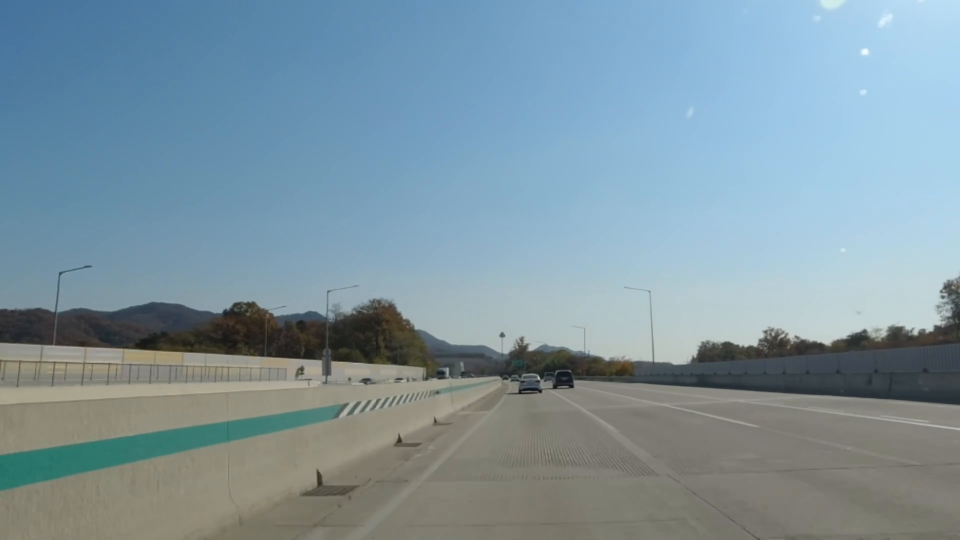
#> input picture frame 19 of d.mkv, 1920 x 1080 px, given in place of drive3.mp4, which was not available (shown at 1/2 size)
$ python drive4.py
#> lines starting #> are read from the running program, lines starting #| are printed output that depends on the picture; after the words box and inside, x2 and y2 are one past the last pixel; in counts of white or black regions, pixels touching at a corner belong together; pictures that were not available may be replaced by others from this repository, and a replacement may not be noted
import cv2
import numpy as np

def resize_frame(frame, height=500):
    h, w = frame.shape[:2]
    aspect_ratio = w / h
    width = int(height * aspect_ratio)
    return cv2.resize(frame, (width, height))

def process_frame(frame):
    # BGR 영상에서 흰색 후보 검출
    lower_white = np.array([130, 130, 130])
    upper_white = np.array([255, 255, 255])
    white_mask = cv2.inRange(frame, lower_white, upper_white)

    # HSV 영상에서 노란색 차선 후보 검출
    hsv = cv2.cvtColor(frame, cv2.COLOR_BGR2HSV)
    lower_yellow = np.array([20, 100, 100])
    upper_yellow = np.array([30, 255, 255])
    yellow_mask = cv2.inRange(hsv, lower_yellow, upper_yellow)

    # 검출한 후보 합치기
    combined_mask = cv2.bitwise_or(white_mask, yellow_mask)

    # 필터링 및 마스킹
    result = cv2.bitwise_and(frame, frame, mask=combined_mask)

    # 영상을 GrayScale로 변환
    gray = cv2.cvtColor(result, cv2.COLOR_BGR2GRAY)

    # Canny Edge Detection으로 엣지 추출
    edges = cv2.Canny(gray, 50, 150)

    return result, edges

def roi(edges):
    mask = np.zeros_like(edges)
    h, w = edges.shape
    roi_vertices = np.array([[(w // 3, h), (w // 3, h // 4 * 3), (w // 3 * 2, h // 4 * 3), (w // 3 * 2, h)]], dtype=np.int32)
    cv2.fillPoly(mask, roi_vertices, 255)
    return cv2.bitwise_and(edges, mask)

def hough_lines(edges):
    return cv2.HoughLinesP(edges, 1, np.pi / 180, 100, minLineLength=100, maxLineGap=50)

def group_lines(lines, angle_threshold=15, distance_threshold=20):
    grouped_lines = []
    for line in lines:
        x1, y1, x2, y2 = line[0]
        matched_group = None
        for group in grouped_lines:
            for group_line in group:
                gx1, gy1, gx2, gy2 = group_line[0]
                angle1 = np.arctan2(y2 - y1, x2 - x1) * 180 / np.pi
                angle2 = np.arctan2(gy2 - gy1, gx2 - gx1) * 180 / np.pi

                if abs(angle1 - angle2) < angle_threshold:
                    dist1 = np.sqrt((x1 - gx1)**2 + (y1 - gy1)**2)
                    dist2 = np.sqrt((x2 - gx2)**2 + (y2 - gy2)**2)
                    if dist1 < distance_threshold or dist2 < distance_threshold:
                        matched_group = group
                        break

        if matched_group is not None:
            matched_group.append(line)
        else:
            grouped_lines.append([line])

    return grouped_lines

def draw_lines(frame, grouped_lines):
    for group in grouped_lines:
        if group is not None:
            points = []
            for line in group:
                x1, y1, x2, y2 = line[0]
                points.extend([(x1, y1), (x2, y2)])

            points = np.array(points, dtype=np.int32)
            curve = cv2.fitLine(points, cv2.DIST_L2, 0, 0.01, 0.01)
            vx, vy, x0, y0 = curve[:, 0]
            h, w = frame.shape[:2]
            x1, y1 = int(x0 - w * vx), int(y0 - w * vy)
            x2, y2 = int(x0 + w * vx), int(y0 + w * vy)
            cv2.line(frame, (x1, y1), (x2, y2), (0, 0, 255), 2)

    return frame

# 웹캠에서 영상 가져오기
cap = cv2.VideoCapture("drive3.mp4")

while True:
    ret, frame = cap.read()
#> frame is the input picture: shape (1080, 1920, 3); mean B, G, R 160.5, 149.2, 126.2

    if not ret:
        break

    # 프레임 처리 및 결과 창에 띄우기
    result, edges = process_frame(frame)
#> in process_frame, `white_mask = cv2.inRange(frame, lower_white, upper_white)`:
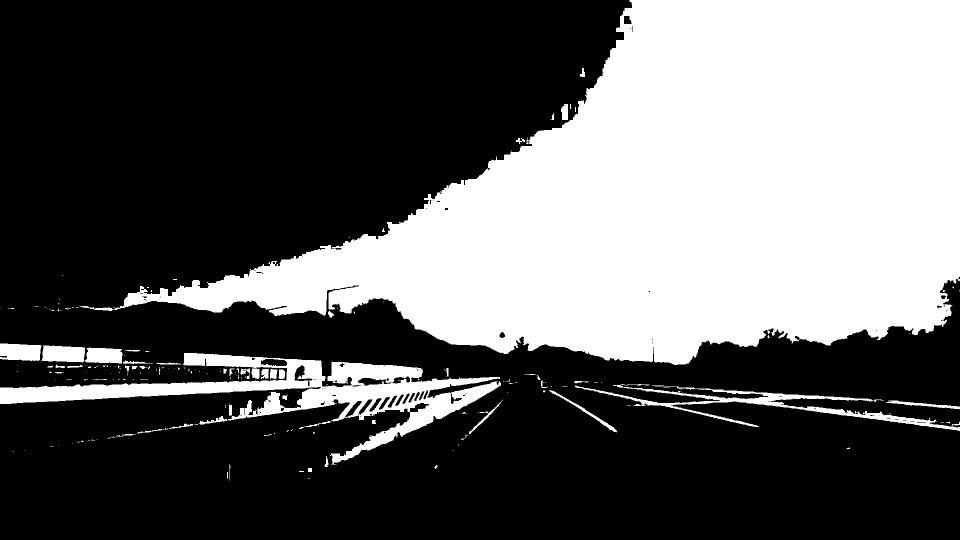
#> white_mask: shape (1080, 1920) (shown at 1/2 size); 36.5% white; 219 white regions (158 under 20 px), largest, box (x1, y1, x2, y2) and area: (159, 0, 1920, 730) 680839, (0, 706, 1002, 930) 52094, (1150, 768, 1920, 862) 10002
#> in process_frame, `hsv = cv2.cvtColor(frame, cv2.COLOR_BGR2HSV)`: hsv: shape (1080, 1920, 3); mean H, S, V 76.2, 64.4, 165.5
#> in process_frame, `yellow_mask = cv2.inRange(hsv, lower_yellow, upper_yellow)`: yellow_mask: shape (1080, 1920); every value is 0
#> in process_frame, `result = cv2.bitwise_and(frame, frame, mask=combined_mask)`:
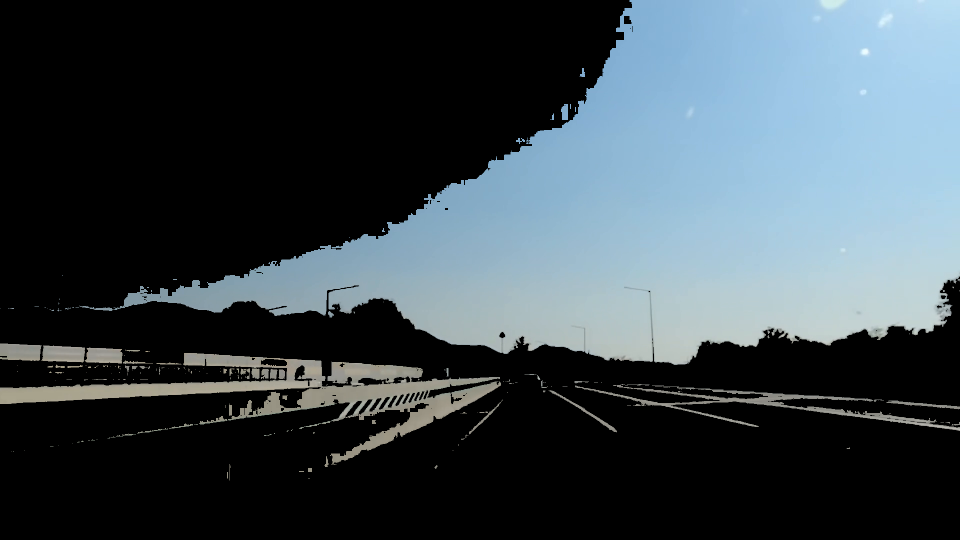
#> result: shape (1080, 1920, 3) (shown at 1/2 size); mean B, G, R 75.2, 69, 58.2
#> in process_frame, `gray = cv2.cvtColor(result, cv2.COLOR_BGR2GRAY)`:
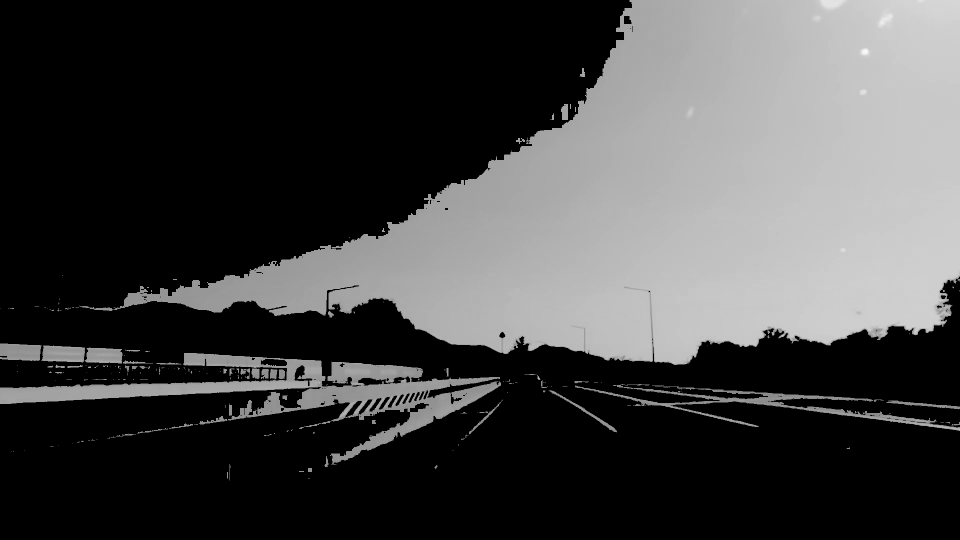
#> gray: shape (1080, 1920) (shown at 1/2 size); min 0, max 249, mean 66.5
#> in process_frame, `edges = cv2.Canny(gray, 50, 150)`:
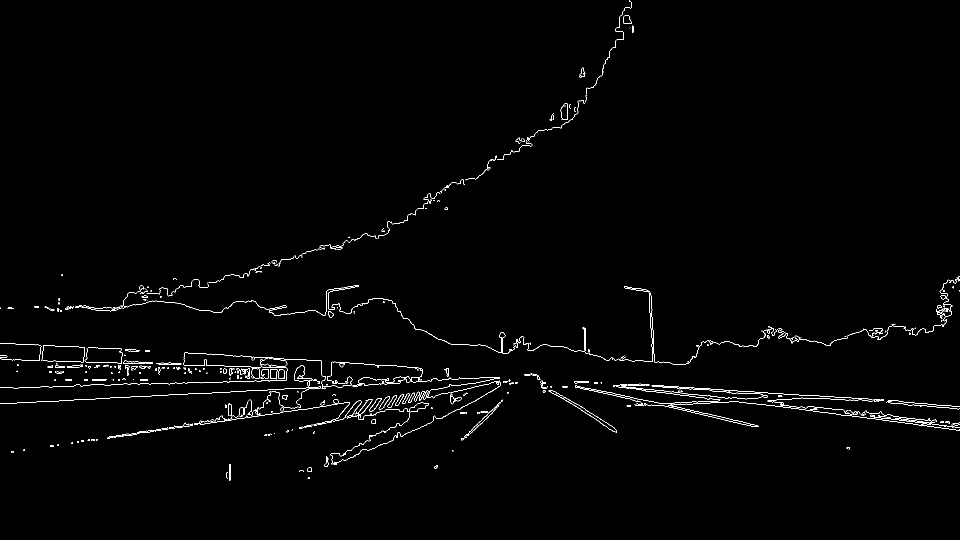
#> edges: shape (1080, 1920) (shown at 1/2 size); 1% white in thin lines or dots, all inside (x1, y1, x2, y2) = (0, 0, 1920, 961)
    resized_result = resize_frame(result)
    resized_edges = resize_frame(edges)
    cv2.imshow("Result", resized_result)
    cv2.imshow("Edges", resized_edges)

    # 관심 영역을 적용한 엣지 추출
    roi_edges = roi(edges)
#> in roi, `cv2.fillPoly(mask, roi_vertices, 255)`:
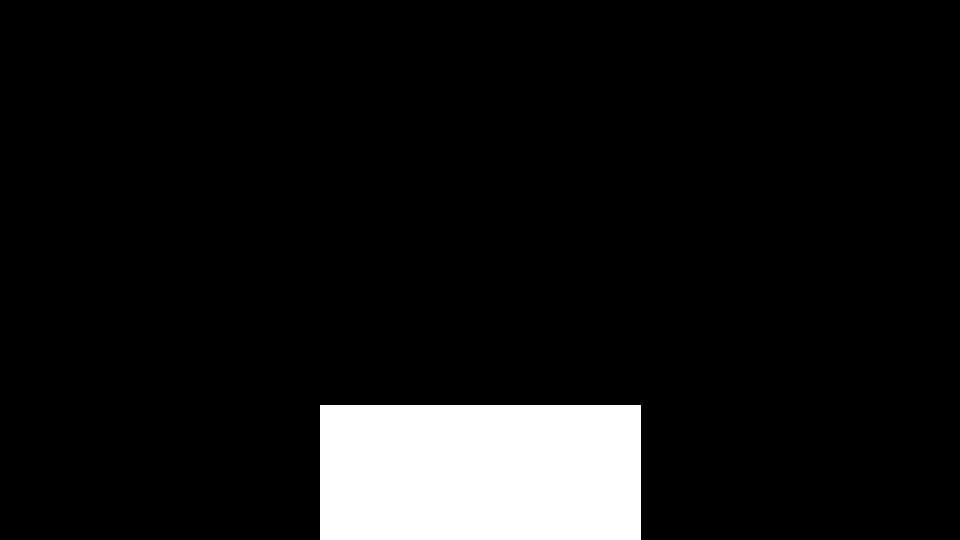
#> mask: shape (1080, 1920) (shown at 1/2 size); 8.3% white; 1 white region, box (x1, y1, x2, y2) and area: (640, 810, 1281, 1080) 173070
#> in roi, `return cv2.bitwise_and(edges, mask)`: returned value: shape (1080, 1920); 0.09% white in thin lines or dots, all inside (x1, y1, x2, y2) = (640, 810, 1281, 938)
    resized_roi_edges = resize_frame(roi_edges)
#> call 3 of resize_frame, with height = 500
#> in resize_frame (call 3), `return cv2.resize(frame, (width, height))`:
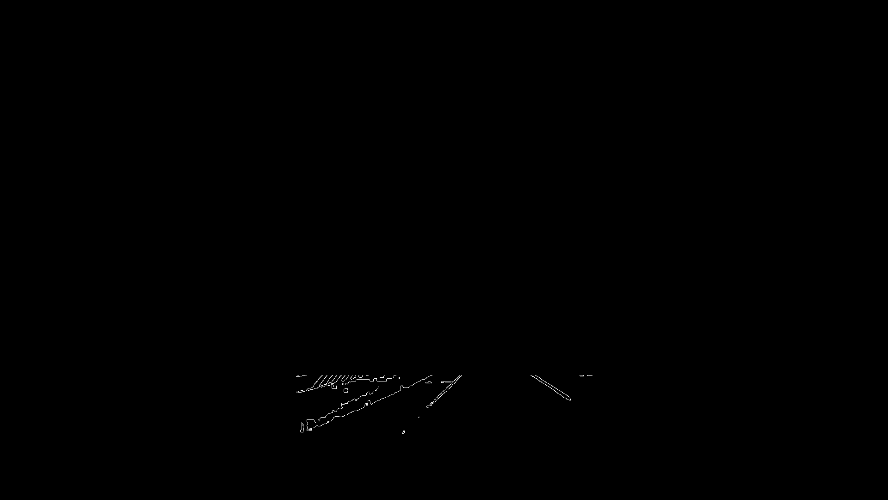
#> returned value: shape (500, 888); min 0, max 254, mean 0.2
    cv2.imshow("ROI Edges", resized_roi_edges)

    # 허프 변환을 사용하여 직선 성분 추출
    lines = hough_lines(roi_edges)

    if lines is not None:
        # 추출한 직선 성분을 그룹화
        grouped_lines = group_lines(lines)
    else:
        grouped_lines = []

    # 추출한 직선 성분을 표시
    lines_img = draw_lines(frame.copy(), grouped_lines)
    resized_lines_img = resize_frame(lines_img)
#> call 4 of resize_frame, with height = 500
#> in resize_frame (call 4), `return cv2.resize(frame, (width, height))`:
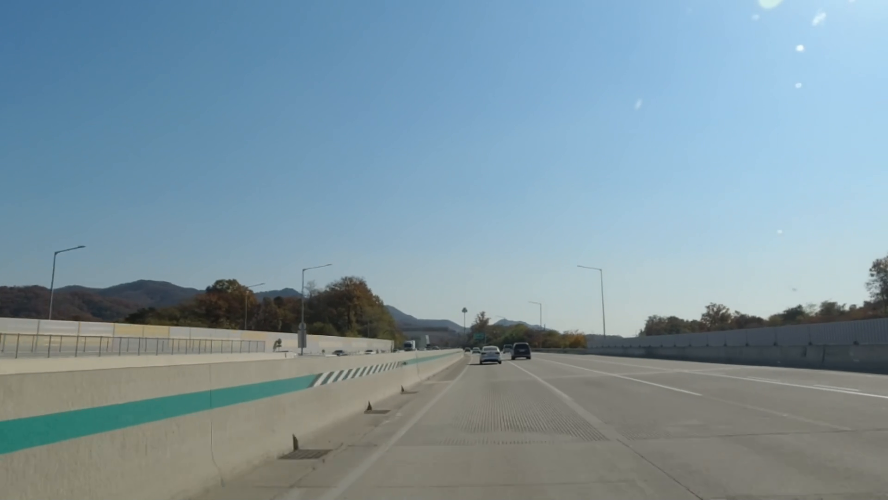
#> returned value: shape (500, 888, 3); mean of channels 0, 1, 2 160.4, 149.1, 126.1; drawn as B, G, R
    cv2.imshow("Hough Lines", resized_lines_img)

    # 종료 키 입력 대기
    if cv2.waitKey(1) & 0xFF == ord("q"):
#> (key q is pressed here)
        break

cap.release()
cv2.destroyAllWindows()

$ run again, starting later in the video
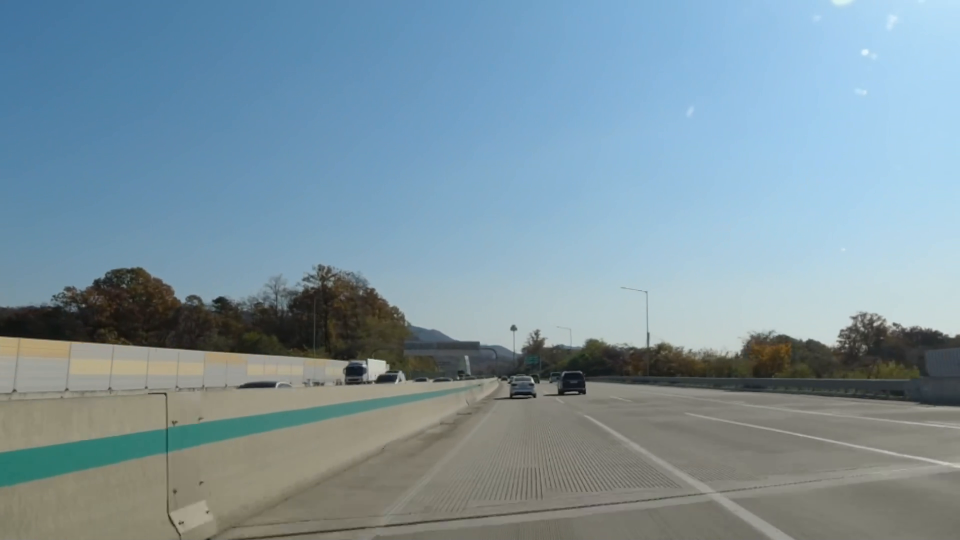
#> input picture frame 85 of d.mkv, 1920 x 1080 px, given in place of drive3.mp4, which was not available (shown at 1/2 size)
#> frame is the input picture: shape (1080, 1920, 3); mean B, G, R 159.2, 147.7, 124.5
#> in process_frame, `white_mask = cv2.inRange(frame, lower_white, upper_white)`:
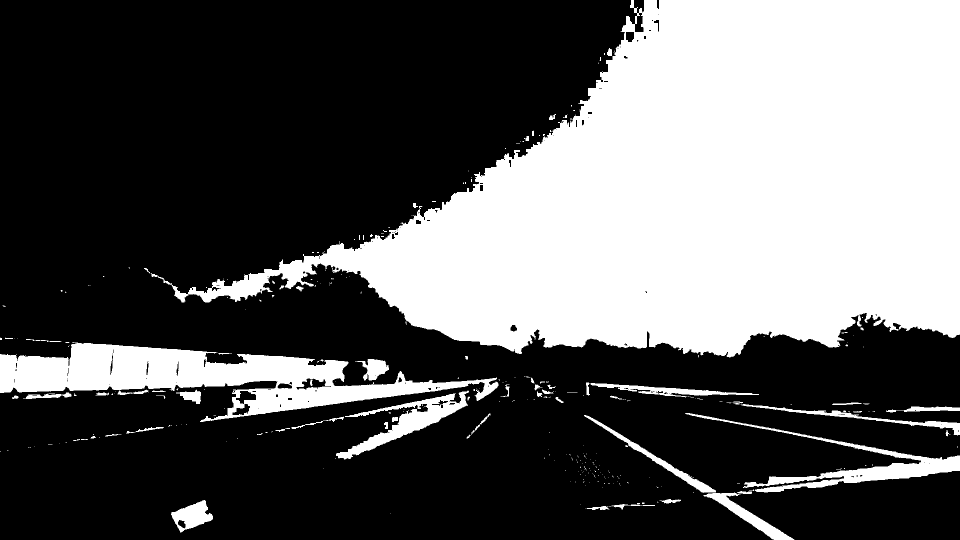
#> white_mask: shape (1080, 1920) (shown at 1/2 size); 36.2% white; 320 white regions (248 under 20 px), largest, box (x1, y1, x2, y2) and area: (301, 0, 1920, 715) 642589, (0, 684, 997, 844) 62133, (1370, 826, 1920, 985) 12921
#> hsv: shape (1080, 1920, 3); mean H, S, V 73.6, 68, 165.2
#> yellow_mask: shape (1080, 1920); 0% white in thin lines or dots, all inside (x1, y1, x2, y2) = (1510, 692, 1580, 704)
#> edges: shape (1080, 1920); 1.1% white in thin lines or dots
#> mask: shape (1080, 1920); 8.3% white; 1 white region, box (x1, y1, x2, y2) and area: (640, 810, 1281, 1080) 173070
#> in resize_frame (call 4), `return cv2.resize(frame, (width, height))`:
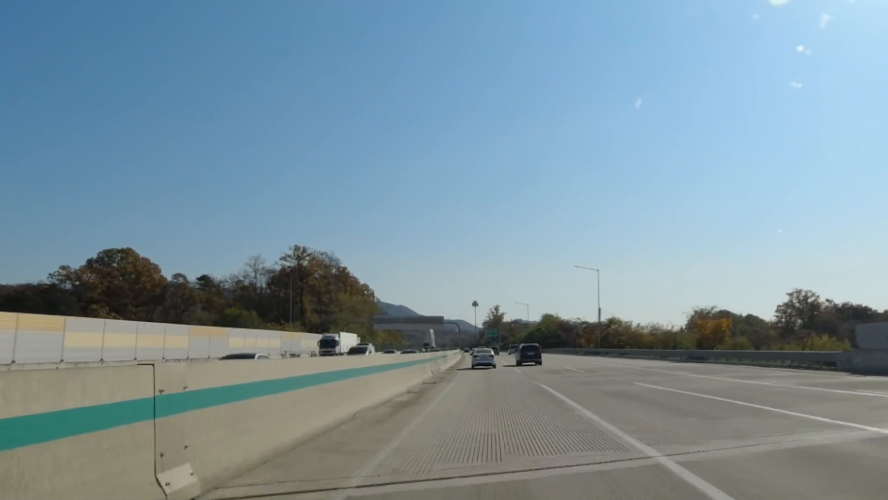
#> returned value: shape (500, 888, 3); mean of channels 0, 1, 2 159.2, 147.7, 124.4; drawn as B, G, R

$ run again, starting later in the video
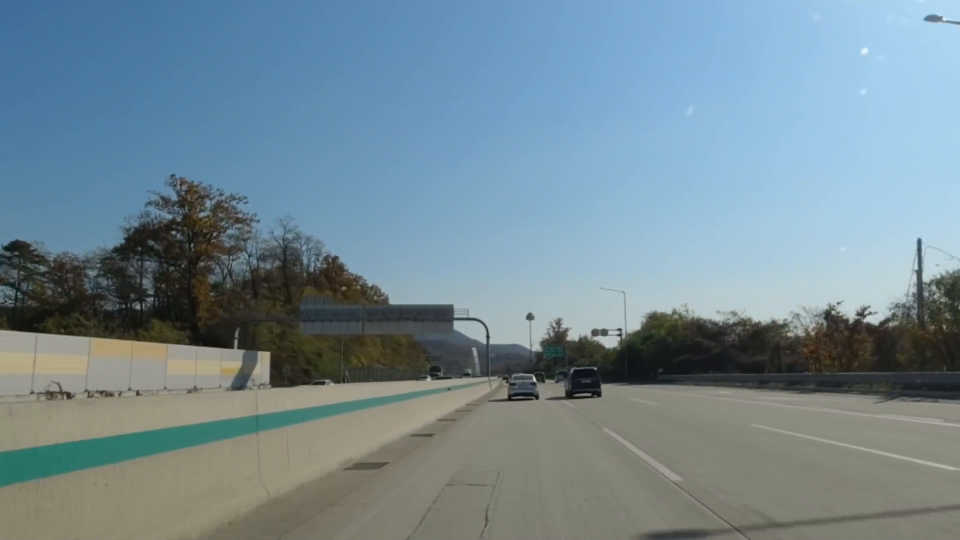
#> input picture frame 152 of d.mkv, 1920 x 1080 px, given in place of drive3.mp4, which was not available (shown at 1/2 size)
#> frame is the input picture: shape (1080, 1920, 3); mean B, G, R 148.2, 137.8, 116
#> in process_frame, `white_mask = cv2.inRange(frame, lower_white, upper_white)`:
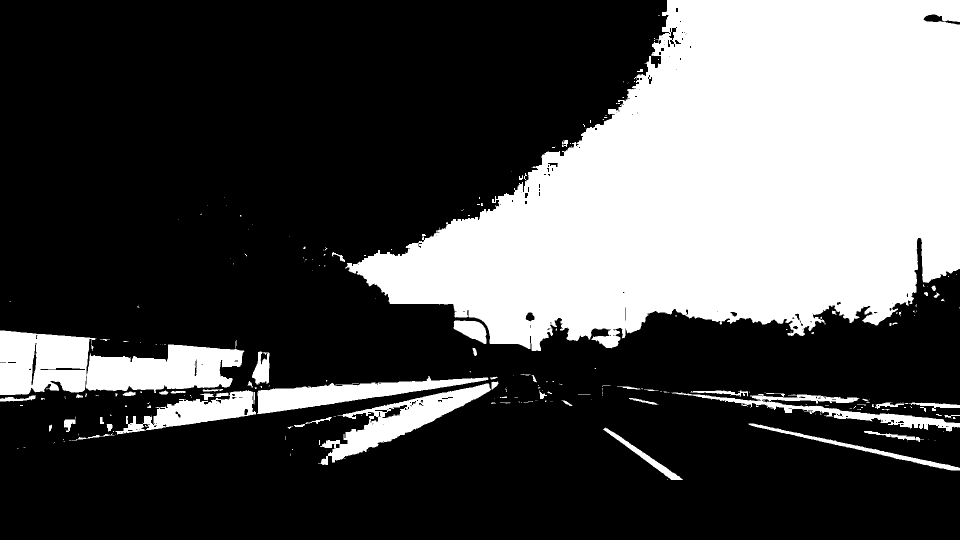
#> white_mask: shape (1080, 1920) (shown at 1/2 size); 31.1% white; 271 white regions (198 under 20 px), largest, box (x1, y1, x2, y2) and area: (690, 0, 1920, 702) 540746, (0, 661, 489, 790) 40337, (636, 767, 982, 930) 15486
#> hsv: shape (1080, 1920, 3); mean H, S, V 72.4, 69.4, 154.6
#> yellow_mask: shape (1080, 1920); 0.01% white; 2 white regions (1 under 20 px), largest, box (x1, y1, x2, y2) and area: (446, 737, 474, 746) 211
#> edges: shape (1080, 1920); 1% white in thin lines or dots, all inside (x1, y1, x2, y2) = (0, 0, 1920, 961)
#> mask: shape (1080, 1920); 8.3% white; 1 white region, box (x1, y1, x2, y2) and area: (640, 810, 1281, 1080) 173070
#> in resize_frame (call 4), `return cv2.resize(frame, (width, height))`:
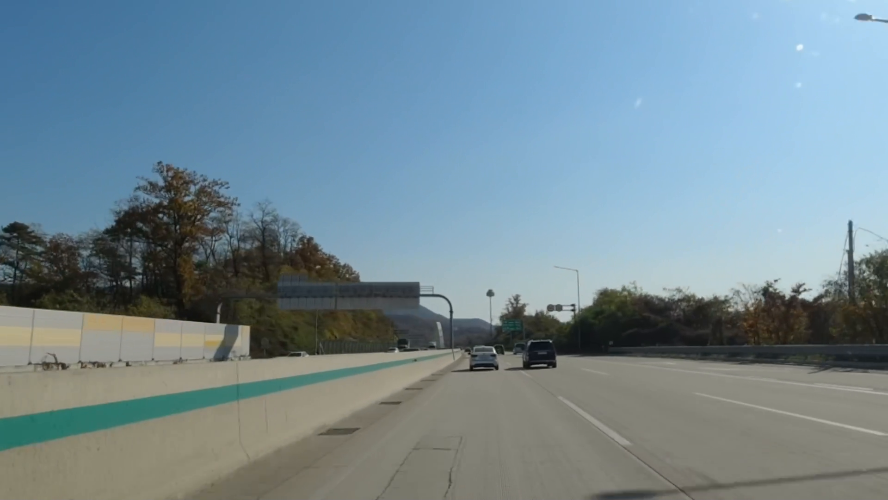
#> returned value: shape (500, 888, 3); mean of channels 0, 1, 2 148.2, 137.7, 116; drawn as B, G, R
